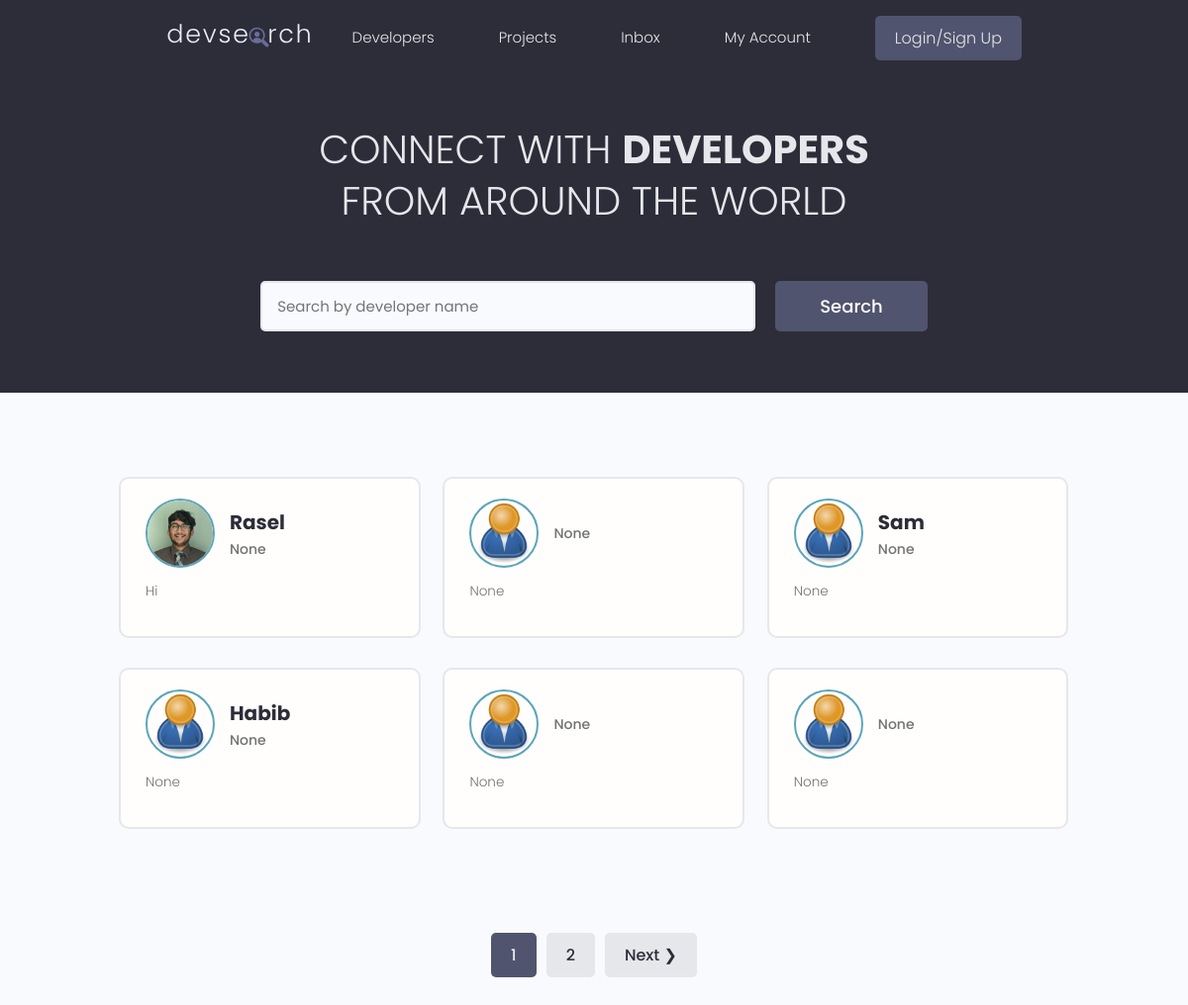
The page / on the database its author committed.
### users/models.py (models this page shows, shortened)
class Profile(models.Model):
    user = models.OneToOneField(User, on_delete=models.CASCADE, null=True, blank=True)
    name = models.CharField(max_length=200, blank=True, null=True)
    email = models.EmailField(max_length=500, blank=True, null=True)
    username = models.CharField(max_length=200, blank=True, null=True)
    location = models.CharField(max_length=200, blank=True, null=True)
    short_intro = models.CharField(max_length=200, blank=True, null=True)
    bio = models.TextField(blank=True, null=True)
    profile_image = models.ImageField(null=True, blank=True, upload_to='profiles/', default='profiles/user-default.png')
    social_github = models.CharField(max_length=200, blank=True, null=True)
    social_twitter = models.CharField(max_length=200, blank=True, null=True)
    social_linkedin = models.CharField(max_length=200, blank=True, null=True)
    social_youtube = models.CharField(max_length=200, blank=True, null=True)
    social_website = models.CharField(max_length=200, blank=True, null=True)
    created = models.DateField(auto_now_add=True)
    id = models.UUIDField(default=uuid.uuid4, unique=True, primary_key=True, editable=False)

### users/views.py (the view)
# urls.py: path('', views.profiles, name='profiles'),
def profiles(request):
    profiles, search_query = searchProfile(request)
    custom_range, profiles = paginationProfiles(request, profiles, 6)
    context = {'profiles': profiles, 'search_query': search_query, 'custom_range': custom_range}
    return render(request, 'users/profiles.html', context)

### users/utils.py (called while the page is built)
def searchProfile(request):
    search_query = ''
    if request.GET.get('search_query'):
        search_query = request.GET.get('search_query')
    skills = Skill.objects.filter(name__icontains=search_query)
    profiles = Profile.objects.distinct().filter(
        Q(name__icontains=search_query) |
        Q(short_intro__icontains=search_query) |
        Q(skill__in=skills))
    return profiles, search_query

def paginationProfiles(request, profiles, result):
    page = request.GET.get('page')
    result = result
    paginator = Paginator(profiles, result)
    try:
        profiles = paginator.page(page)
    except PageNotAnInteger:
        page = 1
        profiles = paginator.page(page)
    except EmptyPage:
        page = paginator.num_pages
        profiles = paginator.page(page)
    leftIndex = (int(page) - 4)
    if leftIndex < 1:
        leftIndex = 1
    rightIndex = (int(page) + 5)
    if rightIndex > paginator.num_pages:
        rightIndex  = paginator.num_pages + 1
    custom_range = range(leftIndex, rightIndex)
    return custom_range, profiles

### users/templates/users/profiles.html (shortened to what this page needs)
{% extends 'main.html' %}
{% block content %}
<main class="home">
    <section class="hero-section text-center">
      <div class="container container--narrow">
        <div class="hero-section__box">
          <h2>CONNECT WITH <span>DEVELOPERS</span></h2>
          <h2>FROM AROUND THE WORLD</h2>
        </div>
        <div class="hero-section__search">
          <form id="searchForm" class="form" action="{% url 'profiles' %}" method="get">
            <div class="form__field">
              <input class="input input--text" id="formInput#search" type="text" value="{{search_query}}" name="search_query"
                placeholder="Search by developer name" />
            </div>
            <input class="btn btn--sub btn--lg" type="submit" value="Search" />
          </form>
        </div>
      </div>
    </section>
    <section class="devlist">
      <div class="container">
        <div class="grid grid--three">
            {% for profile in profiles %}
          <div class="column card">
            <div class="dev">
              <a href="{% url 'user-profiles' profile.id %}" class="card__body">
                <div class="dev__profile">
                  <img class="avatar avatar--md" src="{{profile.profile_image.url}}" alt="image" />
                  <div class="dev__meta">
                    <h3>{{profile.name}}</h3>
                    <h5>{{profile.short_intro}}</h5>
                  </div>
                </div>
                <p class="dev__info">{{profile.bio|slice:"150"}}</p>
              </a>
            </div>
          </div>
          {% endfor%}
        </div>
      </div>
    </section>
    {% include 'pagination.html' with queryset=profiles custom_range=custom_range  %}
  </main>
{% endblock %}

### static/styles/app.css (style rules this page uses)
:root { --color-sub: #2d2d39; }
.btn--sub { background-color: var(--color-sub-light); }
.card { border: 2px solid var(--color-light); }
img { width: 100%; }
.hero-section { height: 40vh; display: flex; align-items: center; background-color: var(--color-sub); }
.hero-section__box { margin-bottom: 4rem; }
.hero-section__box > h2, .hero-section__box > h2 > span { font-size: 4rem; color: var(--color-light); line-height: 1.3; text-transform: uppercase; }
.hero-section__box > h2 { font-weight: 300; }
.hero-section__box > h2 > span { font-weight: 700; }
.hero-section__search > .form { display: flex; align-items: center; justify-content: center; gap: 2rem; }
.hero-section__search > .form input.input--text { width: 50rem; }
.devlist { margin-top: 8rem; }
.devlist .grid { align-items: stretch; }
.devlist .dev .dev__profile { display: flex; align-items: center; gap: 1.5rem; }
.devlist .dev .dev__meta h3 { color: var(--color-sub); font-size: 2rem; font-weight: 700; }
.devlist .dev .dev__meta h5 { color: var(--color-text); font-size: 1.4rem; font-weight: 500; }
.devlist .dev .dev__info { margin: 1.5rem 0; font-size: 1.35rem; line-height: 1.4; text-align: justify; }

### static/uikit/styles/modules/_variables.css (style rules this page uses)
:root { --color-main: #5aa5b9; --color-main-light: #e6faff; --color-sub: #3f4156; --color-sub-light: #51546e; --color-sub-lighter: #ededfd; --color-text: #737373; --color-gray: #8b8b8b; --color-light: #e5e7eb; --color-light-gray: #767676; --color-bg: #f8fafd; --color-white: #fffefd; --color-white-light: #f3f3f3; --color-success: #359e64; --color-success-bg: #def8e8; --color-error: #fc4b0b; --color-error-bg: #fff2ee; --font-base: 'Poppins', arial, helvetica, 'Segoe UI', roboto, ubuntu, sans-serif; --font-monospace: 'Fira Code', 'Courier New', courier, monospace; --font-regular: 300; --font-medium: 500; --font-bold: 700; --generic-shadow: 1px 1px 5px #00000010; --generic-transition: all 0.3s ease-in-out; }

### static/uikit/styles/modules/_base.css (style rules this page uses)
* { margin: 0; padding: 0; box-sizing: border-box; text-rendering: optimizeLegibility; color: inherit; font-size: inherit; }
html { font-size: 50%; }
@media only screen and (min-width: 480px) { html { font-size: 56.25%; } }
@media only screen and (min-width: 1200px) { html { font-size: 62.5%; } }
body { line-height: 1.6; font-weight: 400; font-size: 1.5rem; color: var(--color-text); background-color: var(--color-bg); min-height: 100vh; }

### static/uikit/styles/modules/_typography.css (style rules this page uses)
* { font-family: var(--font-base); }
h2 { font-size: 3.6rem; font-weight: var(--font-bold); }
h3 { font-size: 3.2rem; font-weight: var(--font-medium); }
h5 { font-size: 2.4rem; font-weight: var(--font-medium); }
h5, h6 { font-weight: var(--font-regular); }
p, span, strong { font-size: 1.6rem; color: var(--color-text); font-weight: var(--font-regular); }
a { padding-bottom: 2px; text-decoration: none; display: inline-block; color: var(--color-main); font-weight: var(--font-medium); }

### static/uikit/styles/modules/_utilities.css (style rules this page uses)
.container { width: 92%; max-width: 165rem; margin: 0 auto; box-sizing: border-box; }
.container--narrow { width: 92%; max-width: 120rem; }
@media screen and (min-width: 1000px) { .container { width: 90%; } }
@media screen and (min-width: 1000px) { .container--narrow { width: 85%; } }
@media screen and (min-width: 1200px) { .container { width: 80%; } }
@media screen and (min-width: 1200px) { .container--narrow { width: 72%; } }
.text-center { text-align: center; }

### static/uikit/styles/modules/_avatar.css (style rules this page uses)
.avatar { border-radius: 50%; border: 2px solid var(--color-main); object-fit: cover; }
.avatar--md { height: 7rem; width: 7rem; }

### static/uikit/styles/modules/_button.css (style rules this page uses)
.btn { display: inline-block; position: relative; cursor: pointer; background-color: var(--color-light); font-weight: var(--font-medium); color: var(--color-sub); text-decoration: none; padding: 1rem 2rem; border-radius: 0.5rem; border: none; width: -webkit-fit-content; width: -moz-fit-content; width: fit-content; height: -webkit-fit-content; height: -moz-fit-content; height: fit-content; font-size: 1.6rem; outline-width: 0; outline-color: transparent; -webkit-backface-visibility: hidden; backface-visibility: hidden; transition: all 0.3s ease-in-out; }
.btn--sub { background-color: var(--color-sub); color: var(--color-white); }
.btn--lg { font-size: 1.8rem; padding: 1.2rem 4.5rem; }

### static/uikit/styles/modules/_card.css (style rules this page uses)
.card { border-radius: 1rem; background-color: var(--color-white); border: 1.5px solid var(--color-light); width: auto; height: auto; margin-top: 0.5rem; margin-bottom: 0.5rem; overflow: hidden; }
.card__body, .card__header { padding: 2rem 2.5rem; }

### rows shown on the page
Profile: profile_image (picture), name "Rasel", short_intro "None", bio "Hi"
Profile: profile_image (placeholder picture), short_intro "None", bio "None"
Profile: profile_image (placeholder picture), name "Sam", short_intro "None", bio "None"
Profile: profile_image (placeholder picture), name "Habib", short_intro "None", bio "None"
Profile: profile_image (placeholder picture), short_intro "None", bio "None"
Profile: profile_image (placeholder picture), short_intro "None", bio "None"

### other values the page prints
{{ page }} "1"
{{ page }} "2"
